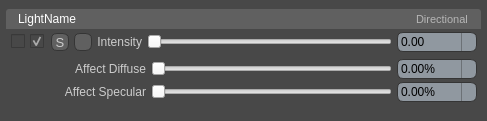
<?xml version="1.0" encoding="UTF-8"?>
<ui version="4.0">
 <class>Form</class>
 <widget class="QWidget" name="Form">
  <property name="geometry">
   <rect>
    <x>0</x>
    <y>0</y>
    <width>487</width>
    <height>117</height>
   </rect>
  </property>
  <property name="sizePolicy">
   <sizepolicy hsizetype="Preferred" vsizetype="Minimum">
    <horstretch>1</horstretch>
    <verstretch>0</verstretch>
   </sizepolicy>
  </property>
  <property name="windowTitle">
   <string>Form</string>
  </property>
  <property name="styleSheet">
   <string notr="true">QWidget
{
  dialogbuttonbox-buttons-have-icons: 0;
  combobox-popup: 1;
  tabbar-prefer-no-arrows: true;
  color: #cccccc;
  background-color: #484848;
}










</string>
  </property>
  <layout class="QGridLayout" name="gridLayout_3">
   <property name="verticalSpacing">
    <number>2</number>
   </property>
   <property name="margin">
    <number>0</number>
   </property>
   <item row="0" column="0">
    <widget class="QGroupBox" name="propertiesGroup">
     <property name="styleSheet">
      <string notr="true">QGroupBox {
background-color: #484848;
border: none;
}

QGroupBox[state=&quot;solor&quot;] {
border: 1px solid orange;
}

QSpinBox, QDoubleSpinBox
{
  spinbox-click-autorepeat-rate: 100000;
  background-color: #9098a0;
  color: #000000;
  padding: 1px;
  padding-right: 12px;
  border-style: solid;
  border: 1px solid #353535;
  border-radius: 6px;
}

QSpinBox:disabled, QDoubleSpinBox:disabled
{
  background-color: #414141;
  color: #666666;
}

QSpinBox::up-button, QDoubleSpinBox::up-button {
  subcontrol-origin: border;
  subcontrol-position: center right;

  height: 18px;
  width: 6px;
  left: -3px;
  border-width: 0px;
}

QSpinBox::down-button, QDoubleSpinBox::down-button {
  subcontrol-origin: border;
  subcontrol-position: center right;

  height: 18px;
  width: 6px;
  left: -9px;
  border-width: 0px;
  border-left: 1px solid #6c7176;
}

QSpinBox::up-arrow, QDoubleSpinBox::up-arrow {
  image: url(SpinBoxRightArrow.png) 1;
  width: 6px;
  height: 9px;
}

QSpinBox::down-arrow, QDoubleSpinBox::down-arrow {
  image: url(SpinBoxLeftArrow.png) 1;
  width: 4px;
  height: 7px;
}
</string>
     </property>
     <property name="title">
      <string/>
     </property>
     <property name="checkable">
      <bool>false</bool>
     </property>
     <layout class="QGridLayout" name="gridLayout_2">
      <property name="leftMargin">
       <number>3</number>
      </property>
      <property name="topMargin">
       <number>3</number>
      </property>
      <property name="rightMargin">
       <number>3</number>
      </property>
      <property name="bottomMargin">
       <number>12</number>
      </property>
      <property name="verticalSpacing">
       <number>3</number>
      </property>
      <item row="2" column="0">
       <widget class="QWidget" name="optionsWidget" native="true">
        <property name="sizePolicy">
         <sizepolicy hsizetype="Expanding" vsizetype="Preferred">
          <horstretch>0</horstretch>
          <verstretch>0</verstretch>
         </sizepolicy>
        </property>
        <property name="styleSheet">
         <string notr="true"/>
        </property>
        <layout class="QGridLayout" name="gridLayout">
         <property name="leftMargin">
          <number>3</number>
         </property>
         <property name="topMargin">
          <number>4</number>
         </property>
         <property name="rightMargin">
          <number>4</number>
         </property>
         <property name="bottomMargin">
          <number>4</number>
         </property>
         <property name="horizontalSpacing">
          <number>5</number>
         </property>
         <property name="verticalSpacing">
          <number>3</number>
         </property>
         <item row="0" column="1">
          <widget class="QSlider" name="diffuseSlider">
           <property name="focusPolicy">
            <enum>Qt::NoFocus</enum>
           </property>
           <property name="styleSheet">
            <string notr="true">background: none;</string>
           </property>
           <property name="maximum">
            <number>1000</number>
           </property>
           <property name="value">
            <number>0</number>
           </property>
           <property name="orientation">
            <enum>Qt::Horizontal</enum>
           </property>
          </widget>
         </item>
         <item row="1" column="1">
          <widget class="QSlider" name="specularSlider">
           <property name="focusPolicy">
            <enum>Qt::NoFocus</enum>
           </property>
           <property name="styleSheet">
            <string notr="true">background: none;</string>
           </property>
           <property name="maximum">
            <number>1000</number>
           </property>
           <property name="value">
            <number>0</number>
           </property>
           <property name="orientation">
            <enum>Qt::Horizontal</enum>
           </property>
          </widget>
         </item>
         <item row="1" column="0">
          <widget class="QLabel" name="specularLabel">
           <property name="sizePolicy">
            <sizepolicy hsizetype="Fixed" vsizetype="Preferred">
             <horstretch>0</horstretch>
             <verstretch>0</verstretch>
            </sizepolicy>
           </property>
           <property name="minimumSize">
            <size>
             <width>137</width>
             <height>0</height>
            </size>
           </property>
           <property name="maximumSize">
            <size>
             <width>137</width>
             <height>16777215</height>
            </size>
           </property>
           <property name="styleSheet">
            <string notr="true">background: none;</string>
           </property>
           <property name="text">
            <string>Affect Specular</string>
           </property>
           <property name="alignment">
            <set>Qt::AlignRight|Qt::AlignTrailing|Qt::AlignVCenter</set>
           </property>
          </widget>
         </item>
         <item row="0" column="0">
          <widget class="QLabel" name="diffuseLabel">
           <property name="sizePolicy">
            <sizepolicy hsizetype="Fixed" vsizetype="Preferred">
             <horstretch>0</horstretch>
             <verstretch>0</verstretch>
            </sizepolicy>
           </property>
           <property name="minimumSize">
            <size>
             <width>137</width>
             <height>0</height>
            </size>
           </property>
           <property name="maximumSize">
            <size>
             <width>137</width>
             <height>16777215</height>
            </size>
           </property>
           <property name="styleSheet">
            <string notr="true">background: none;</string>
           </property>
           <property name="text">
            <string>Affect Diffuse</string>
           </property>
           <property name="alignment">
            <set>Qt::AlignRight|Qt::AlignTrailing|Qt::AlignVCenter</set>
           </property>
          </widget>
         </item>
         <item row="1" column="2">
          <widget class="QDoubleSpinBox" name="specularSpinBox">
           <property name="sizePolicy">
            <sizepolicy hsizetype="Fixed" vsizetype="Fixed">
             <horstretch>0</horstretch>
             <verstretch>0</verstretch>
            </sizepolicy>
           </property>
           <property name="minimumSize">
            <size>
             <width>80</width>
             <height>0</height>
            </size>
           </property>
           <property name="maximumSize">
            <size>
             <width>80</width>
             <height>16777215</height>
            </size>
           </property>
           <property name="suffix">
            <string>%</string>
           </property>
           <property name="maximum">
            <double>1000.000000000000000</double>
           </property>
          </widget>
         </item>
         <item row="0" column="2">
          <widget class="QDoubleSpinBox" name="diffuseSpinBox">
           <property name="sizePolicy">
            <sizepolicy hsizetype="Fixed" vsizetype="Fixed">
             <horstretch>0</horstretch>
             <verstretch>0</verstretch>
            </sizepolicy>
           </property>
           <property name="minimumSize">
            <size>
             <width>80</width>
             <height>0</height>
            </size>
           </property>
           <property name="maximumSize">
            <size>
             <width>80</width>
             <height>16777215</height>
            </size>
           </property>
           <property name="suffix">
            <string>%</string>
           </property>
           <property name="maximum">
            <double>1000.000000000000000</double>
           </property>
          </widget>
         </item>
        </layout>
       </widget>
      </item>
      <item row="1" column="0">
       <layout class="QHBoxLayout" name="horizontalLayout">
        <property name="spacing">
         <number>5</number>
        </property>
        <property name="leftMargin">
         <number>5</number>
        </property>
        <property name="rightMargin">
         <number>4</number>
        </property>
        <item>
         <widget class="QCheckBox" name="optionsCheckbox">
          <property name="text">
           <string/>
          </property>
         </widget>
        </item>
        <item>
         <widget class="QCheckBox" name="lightEnabledCheckbox">
          <property name="sizePolicy">
           <sizepolicy hsizetype="Fixed" vsizetype="Fixed">
            <horstretch>0</horstretch>
            <verstretch>0</verstretch>
           </sizepolicy>
          </property>
          <property name="minimumSize">
           <size>
            <width>16</width>
            <height>0</height>
           </size>
          </property>
          <property name="maximumSize">
           <size>
            <width>16</width>
            <height>16777215</height>
           </size>
          </property>
          <property name="focusPolicy">
           <enum>Qt::NoFocus</enum>
          </property>
          <property name="text">
           <string/>
          </property>
          <property name="checked">
           <bool>true</bool>
          </property>
          <property name="tristate">
           <bool>false</bool>
          </property>
         </widget>
        </item>
        <item>
         <widget class="QPushButton" name="lightSoloButton">
          <property name="sizePolicy">
           <sizepolicy hsizetype="Fixed" vsizetype="Fixed">
            <horstretch>0</horstretch>
            <verstretch>0</verstretch>
           </sizepolicy>
          </property>
          <property name="minimumSize">
           <size>
            <width>18</width>
            <height>18</height>
           </size>
          </property>
          <property name="maximumSize">
           <size>
            <width>18</width>
            <height>18</height>
           </size>
          </property>
          <property name="font">
           <font>
            <family>MS Shell Dlg 2</family>
            <pointsize>10</pointsize>
           </font>
          </property>
          <property name="focusPolicy">
           <enum>Qt::NoFocus</enum>
          </property>
          <property name="styleSheet">
           <string notr="true">QPushButton
{
  icon-size: 12px;
  background-color: #606060;
  border-width: 1px;
  border-color: #353535;
  border-style: solid;
  border-radius: 6px;
  padding: 1px;
  padding-left: 12px;
  padding-right: 12px;
}



QPushButton:checked
{
  icon-size: 12px;
  background-color: #f49c1c;
  color: black;

}</string>
          </property>
          <property name="text">
           <string>S</string>
          </property>
          <property name="iconSize">
           <size>
            <width>18</width>
            <height>18</height>
           </size>
          </property>
          <property name="checkable">
           <bool>true</bool>
          </property>
          <property name="checked">
           <bool>false</bool>
          </property>
         </widget>
        </item>
        <item>
         <widget class="QPushButton" name="colorPickButton">
          <property name="sizePolicy">
           <sizepolicy hsizetype="Fixed" vsizetype="Fixed">
            <horstretch>0</horstretch>
            <verstretch>0</verstretch>
           </sizepolicy>
          </property>
          <property name="minimumSize">
           <size>
            <width>18</width>
            <height>18</height>
           </size>
          </property>
          <property name="maximumSize">
           <size>
            <width>18</width>
            <height>18</height>
           </size>
          </property>
          <property name="font">
           <font>
            <family>MS Shell Dlg 2</family>
            <pointsize>10</pointsize>
           </font>
          </property>
          <property name="focusPolicy">
           <enum>Qt::NoFocus</enum>
          </property>
          <property name="styleSheet">
           <string notr="true">QPushButton
{
  icon-size: 12px;
  background-color: #606060;
  border-width: 1px;
  border-color: #353535;
  border-style: solid;
  border-radius: 6px;
  padding: 1px;
  padding-left: 1px;
  padding-right: 1px;
}

QPushButton:checked
{
  icon-size: 12px;
  background-color: #f49c1c;
  color: black;
  border-width: 1px;
  border-color: #353535;
  border-style: solid;
  border-radius: 6px;
  padding: 1px;
  padding-left: 1px;
  padding-right: 1px;
}</string>
          </property>
          <property name="text">
           <string/>
          </property>
          <property name="iconSize">
           <size>
            <width>18</width>
            <height>18</height>
           </size>
          </property>
          <property name="checkable">
           <bool>false</bool>
          </property>
          <property name="checked">
           <bool>false</bool>
          </property>
         </widget>
        </item>
        <item>
         <widget class="QLabel" name="intensityLabel">
          <property name="sizePolicy">
           <sizepolicy hsizetype="Fixed" vsizetype="Preferred">
            <horstretch>0</horstretch>
            <verstretch>0</verstretch>
           </sizepolicy>
          </property>
          <property name="minimumSize">
           <size>
            <width>45</width>
            <height>0</height>
           </size>
          </property>
          <property name="maximumSize">
           <size>
            <width>45</width>
            <height>16777215</height>
           </size>
          </property>
          <property name="styleSheet">
           <string notr="true">background: none;</string>
          </property>
          <property name="text">
           <string>Intensity</string>
          </property>
          <property name="alignment">
           <set>Qt::AlignRight|Qt::AlignTrailing|Qt::AlignVCenter</set>
          </property>
         </widget>
        </item>
        <item>
         <widget class="QSlider" name="intensitySlider">
          <property name="focusPolicy">
           <enum>Qt::NoFocus</enum>
          </property>
          <property name="styleSheet">
           <string notr="true">background: none;</string>
          </property>
          <property name="maximum">
           <number>100</number>
          </property>
          <property name="value">
           <number>0</number>
          </property>
          <property name="orientation">
           <enum>Qt::Horizontal</enum>
          </property>
          <property name="invertedAppearance">
           <bool>false</bool>
          </property>
          <property name="invertedControls">
           <bool>false</bool>
          </property>
          <property name="tickPosition">
           <enum>QSlider::NoTicks</enum>
          </property>
          <property name="tickInterval">
           <number>0</number>
          </property>
         </widget>
        </item>
        <item>
         <widget class="QDoubleSpinBox" name="intensitySpinBox">
          <property name="sizePolicy">
           <sizepolicy hsizetype="Fixed" vsizetype="Fixed">
            <horstretch>0</horstretch>
            <verstretch>0</verstretch>
           </sizepolicy>
          </property>
          <property name="minimumSize">
           <size>
            <width>80</width>
            <height>0</height>
           </size>
          </property>
          <property name="maximumSize">
           <size>
            <width>80</width>
            <height>16777215</height>
           </size>
          </property>
          <property name="maximum">
           <double>100000.000000000000000</double>
          </property>
         </widget>
        </item>
       </layout>
      </item>
      <item row="0" column="0">
       <layout class="QHBoxLayout" name="horizontalLayout_2">
        <property name="spacing">
         <number>0</number>
        </property>
        <item>
         <widget class="QLineEdit" name="lightNameLineEdit">
          <property name="sizePolicy">
           <sizepolicy hsizetype="Expanding" vsizetype="Fixed">
            <horstretch>0</horstretch>
            <verstretch>0</verstretch>
           </sizepolicy>
          </property>
          <property name="minimumSize">
           <size>
            <width>0</width>
            <height>20</height>
           </size>
          </property>
          <property name="maximumSize">
           <size>
            <width>16777215</width>
            <height>20</height>
           </size>
          </property>
          <property name="focusPolicy">
           <enum>Qt::ClickFocus</enum>
          </property>
          <property name="styleSheet">
           <string notr="true">QLineEdit{
background-color: #606060;
color: white;
border-top-left-radius: 3px;
border-top-right-radius: 0px;
border-bottom-right-radius: 0px;
border-bottom-left-radius: 0px;
border: none;
padding-left: 10px;
}</string>
          </property>
          <property name="inputMethodHints">
           <set>Qt::ImhNone</set>
          </property>
          <property name="text">
           <string>LightName</string>
          </property>
          <property name="readOnly">
           <bool>false</bool>
          </property>
         </widget>
        </item>
        <item>
         <widget class="QLabel" name="identContainer">
          <property name="sizePolicy">
           <sizepolicy hsizetype="Preferred" vsizetype="Fixed">
            <horstretch>0</horstretch>
            <verstretch>0</verstretch>
           </sizepolicy>
          </property>
          <property name="minimumSize">
           <size>
            <width>0</width>
            <height>20</height>
           </size>
          </property>
          <property name="maximumSize">
           <size>
            <width>16777215</width>
            <height>20</height>
           </size>
          </property>
          <property name="font">
           <font>
            <pointsize>7</pointsize>
            <italic>true</italic>
           </font>
          </property>
          <property name="styleSheet">
           <string notr="true">QLabel{
background-color: #606060;
color: #606060;
border-radius: 0px;
padding-right: 10px;
}</string>
          </property>
          <property name="text">
           <string>.</string>
          </property>
         </widget>
        </item>
        <item>
         <widget class="QLabel" name="rowContainer">
          <property name="sizePolicy">
           <sizepolicy hsizetype="Preferred" vsizetype="Fixed">
            <horstretch>0</horstretch>
            <verstretch>0</verstretch>
           </sizepolicy>
          </property>
          <property name="minimumSize">
           <size>
            <width>0</width>
            <height>20</height>
           </size>
          </property>
          <property name="maximumSize">
           <size>
            <width>16777215</width>
            <height>20</height>
           </size>
          </property>
          <property name="font">
           <font>
            <pointsize>7</pointsize>
            <italic>true</italic>
           </font>
          </property>
          <property name="styleSheet">
           <string notr="true">QLabel{
background-color: #606060;
color: #606060;
border-radius: 0px;
padding-right: 10px;
}</string>
          </property>
          <property name="text">
           <string>.</string>
          </property>
         </widget>
        </item>
        <item>
         <widget class="QLabel" name="lightTypeLabel">
          <property name="sizePolicy">
           <sizepolicy hsizetype="Preferred" vsizetype="Fixed">
            <horstretch>0</horstretch>
            <verstretch>0</verstretch>
           </sizepolicy>
          </property>
          <property name="minimumSize">
           <size>
            <width>0</width>
            <height>20</height>
           </size>
          </property>
          <property name="maximumSize">
           <size>
            <width>16777215</width>
            <height>20</height>
           </size>
          </property>
          <property name="font">
           <font>
            <family>MS Shell Dlg 2</family>
            <pointsize>8</pointsize>
            <italic>false</italic>
           </font>
          </property>
          <property name="styleSheet">
           <string notr="true">QLabel{
background-color: #606060;
color: #B5B5B5;
border-top-right-radius:3px;
border-top-left-radius: 0px;
border-bottom-right-radius: 0px;
border-bottom-left-radius: 0px;
padding-right: 10px;
}</string>
          </property>
          <property name="text">
           <string>Directional</string>
          </property>
         </widget>
        </item>
       </layout>
      </item>
     </layout>
    </widget>
   </item>
  </layout>
 </widget>
 <resources/>
 <connections/>
</ui>
